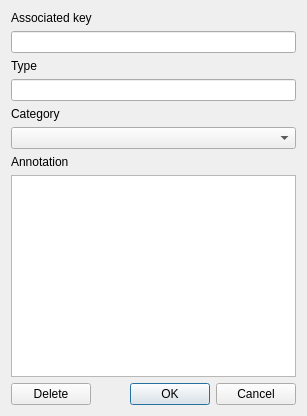
<?xml version="1.0" encoding="UTF-8"?>
<ui version="4.0">
 <class>Dialog</class>
 <widget class="QDialog" name="Dialog">
  <property name="geometry">
   <rect>
    <x>0</x>
    <y>0</y>
    <width>307</width>
    <height>416</height>
   </rect>
  </property>
  <property name="windowTitle">
   <string>Dialog</string>
  </property>
  <layout class="QVBoxLayout" name="verticalLayout">
   <item>
    <widget class="QLabel" name="label">
     <property name="text">
      <string>Associated key</string>
     </property>
    </widget>
   </item>
   <item>
    <widget class="QLineEdit" name="keyEdit">
     <property name="readOnly">
      <bool>true</bool>
     </property>
    </widget>
   </item>
   <item>
    <widget class="QLabel" name="label_4">
     <property name="text">
      <string>Type</string>
     </property>
    </widget>
   </item>
   <item>
    <widget class="QLineEdit" name="typeEdit">
     <property name="readOnly">
      <bool>true</bool>
     </property>
    </widget>
   </item>
   <item>
    <widget class="QLabel" name="label_2">
     <property name="text">
      <string>Category</string>
     </property>
    </widget>
   </item>
   <item>
    <widget class="QComboBox" name="comboBox"/>
   </item>
   <item>
    <widget class="QLabel" name="label_3">
     <property name="text">
      <string>Annotation</string>
     </property>
    </widget>
   </item>
   <item>
    <widget class="QPlainTextEdit" name="noteEdit"/>
   </item>
   <item>
    <layout class="QHBoxLayout" name="horizontalLayout">
     <property name="spacing">
      <number>5</number>
     </property>
     <item>
      <widget class="QPushButton" name="deleteButton">
       <property name="sizePolicy">
        <sizepolicy hsizetype="Fixed" vsizetype="Fixed">
         <horstretch>0</horstretch>
         <verstretch>0</verstretch>
        </sizepolicy>
       </property>
       <property name="maximumSize">
        <size>
         <width>85</width>
         <height>16777215</height>
        </size>
       </property>
       <property name="text">
        <string>Delete</string>
       </property>
      </widget>
     </item>
     <item>
      <widget class="QDialogButtonBox" name="buttonBox">
       <property name="orientation">
        <enum>Qt::Horizontal</enum>
       </property>
       <property name="standardButtons">
        <set>QDialogButtonBox::Cancel|QDialogButtonBox::Ok</set>
       </property>
      </widget>
     </item>
    </layout>
   </item>
  </layout>
 </widget>
 <resources/>
 <connections>
  <connection>
   <sender>buttonBox</sender>
   <signal>accepted()</signal>
   <receiver>Dialog</receiver>
   <slot>accept()</slot>
   <hints>
    <hint type="sourcelabel">
     <x>248</x>
     <y>254</y>
    </hint>
    <hint type="destinationlabel">
     <x>157</x>
     <y>274</y>
    </hint>
   </hints>
  </connection>
  <connection>
   <sender>buttonBox</sender>
   <signal>rejected()</signal>
   <receiver>Dialog</receiver>
   <slot>reject()</slot>
   <hints>
    <hint type="sourcelabel">
     <x>316</x>
     <y>260</y>
    </hint>
    <hint type="destinationlabel">
     <x>286</x>
     <y>274</y>
    </hint>
   </hints>
  </connection>
 </connections>
</ui>
